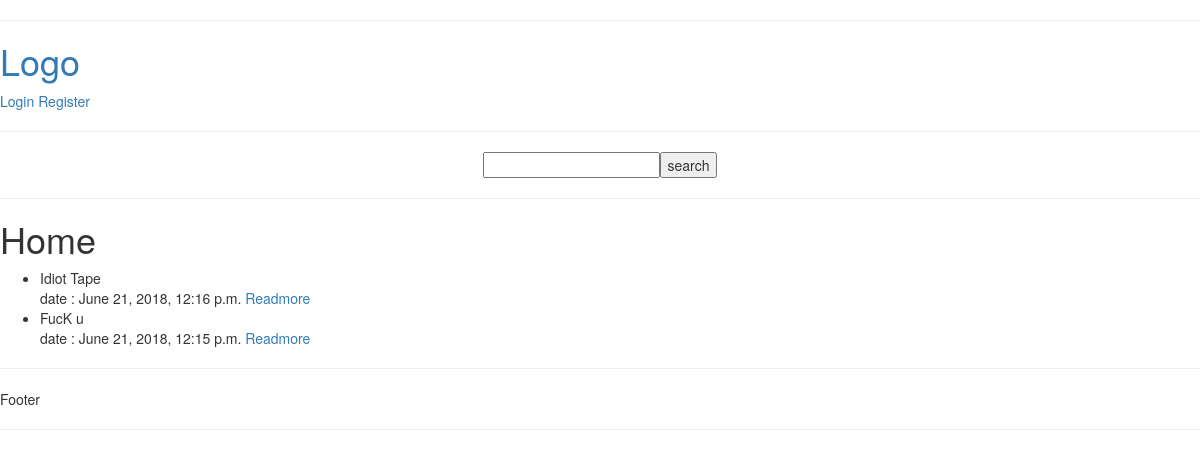
/blog/, run on an earlier commit of the app's database.
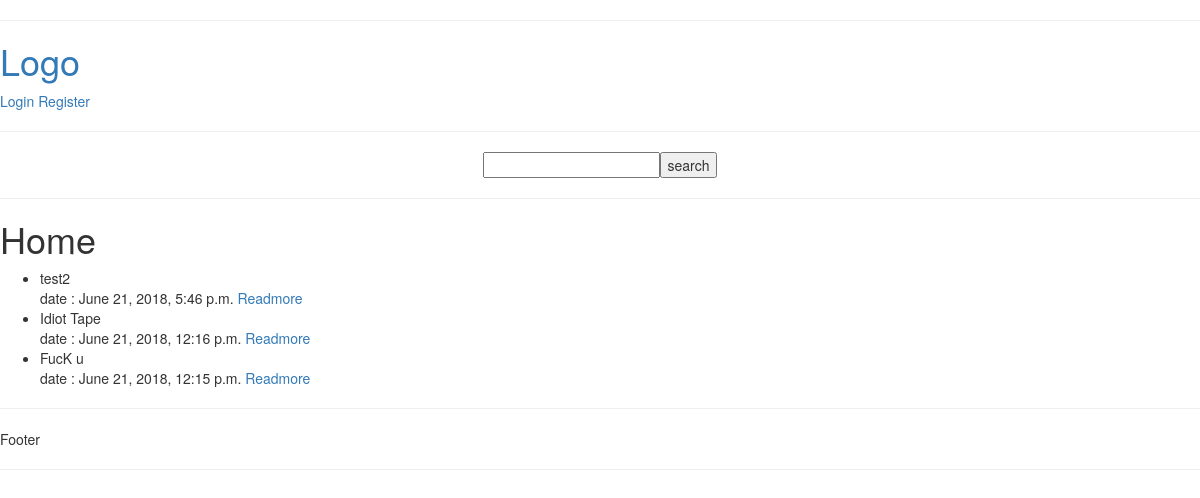
And on a later commit of the database.
### blog/models.py (models this page shows, shortened)
class Blog(models.Model):
    user = models.ForeignKey(User, on_delete=models.CASCADE, default=1)
    title = models.CharField(max_length=100)
    content = models.CharField(max_length=255)
    created_at = models.DateTimeField(auto_now_add=True)
    updated_at = models.DateTimeField(auto_now=True)

### blog/views.py (the view)
# urls.py: path('', views.index, name='index'),
def index(request):
    if request.session.keys():
        login = True
    else:
        login = False
    list_title = Blog.objects.order_by('-created_at')
    return render(request, 'blog/index.html', {'list' : list_title, 'user' : { 'user_name': request.user ,'status_login': sessionResult(request)}})

### blog/views.py (called while the page is built)
def sessionResult(request):
    if request.session.keys():
        return True
    else:
        return False

### blog/templates/blog/index.html (shortened to what this page needs)
{% extends 'base_layout.html' %}
{% block content %}
    <h1>Home</h1>
    {% if list %}
        <ul>
            {% for item in list %}
                <li>{{item.title}}</li>date : {{item.created_at}} <a href="{% url 'blog:detail' item.id %}">Readmore</a>
            {% endfor %}
        </ul>
    {% else %}
        <p>This blog is Empty</p>
    {% endif %}
{% endblock %}

What changed in the data, as far as the page shows it:
added Blog: title "test2", created_at "June 21, 2018, 5:46 p.m."
